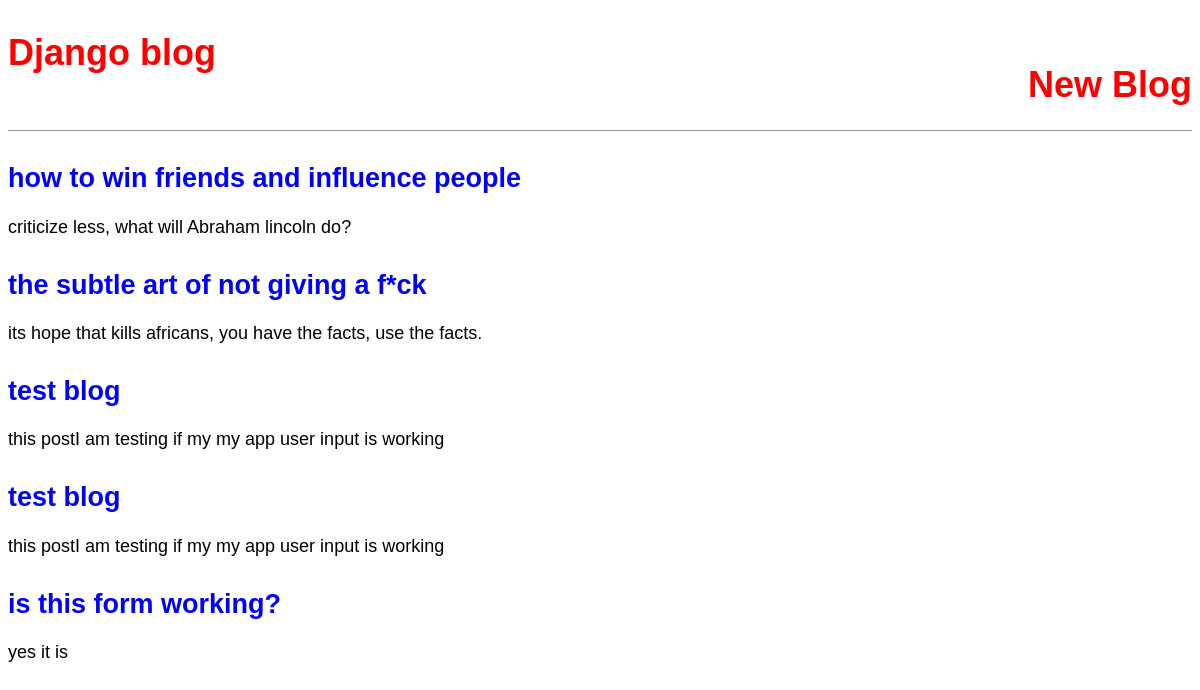
Before: / with the older database file.
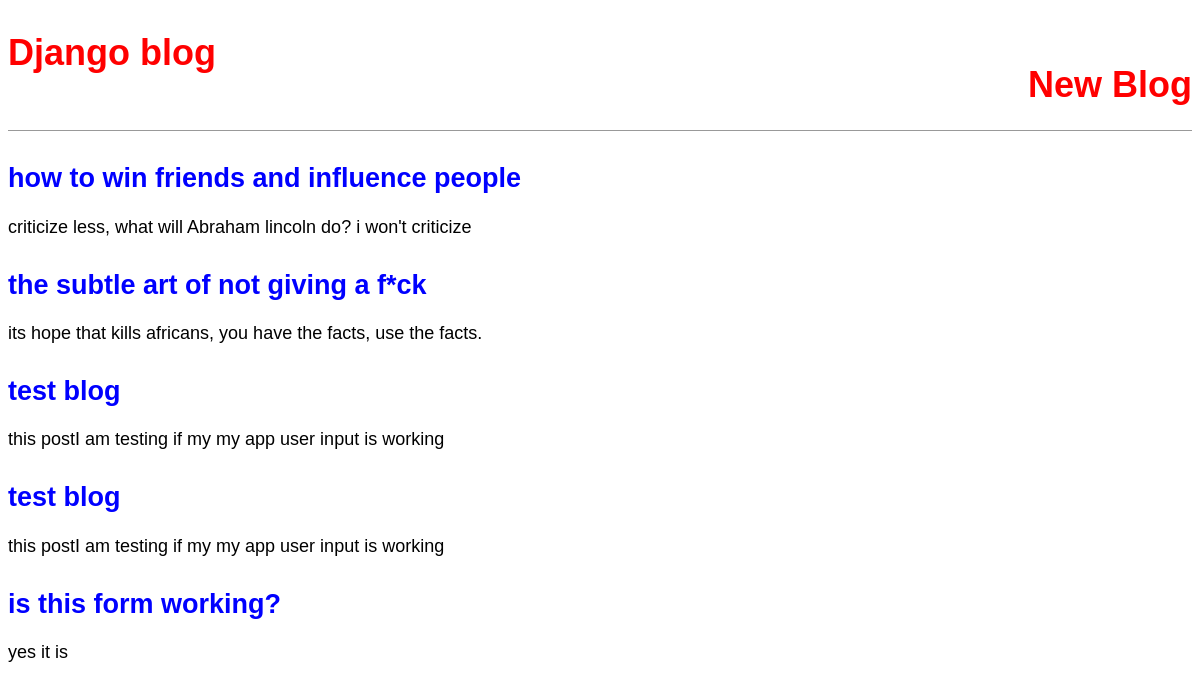
After: the same page with the newer database file.
### blog/models.py (models this page shows, shortened)
class post(models.Model):
    title = models.CharField(max_length=200)
    author = models.ForeignKey('auth.user',on_delete=models.CASCADE)
    body = models.TextField()

### blog/views.py (the view)
# urls.py: path('',BlogListView.as_view(template_name = 'home.html'),name='home')
class BlogListView(ListView):
    model = post
    template_name = 'home.html'

### templates/home.html (shortened to what this page needs)
<!DOCTYPE html>
<html>
    <head>
    </head>
    <body>
        {% extends 'base.html' %}
        {% block content %}
        {% for post in object_list %}
        <div class="post-entry">
            <h2><a href="{% url 'post_detail' post.pk %}">{{post.title}}</a></h2>
            <p>{{post.body}}</p>
        </div>
        {% endfor %}
        {% endblock content %}

Changed rows visible on the page:
changed post "how to win friends and influence people": body "criticize less, what will Abraham lincoln do?" → "criticize less, what will Abraham lincoln do? i won't criticize"
